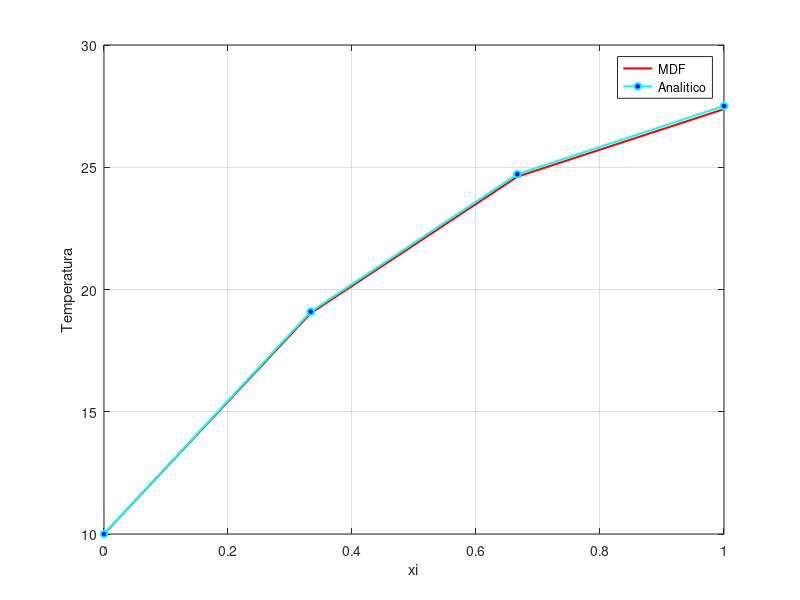

Write the MATLAB code that produced this figure.
% Ejercicio 1. d
clc; clear all;

  L1 = 0;
  L2 = 1;

  T_0 = 10;
  % T_3 = robin ---> aplico aproximación O(dx^2) con nodo ficticio
  h = 0.2;
  T_inf = 50;

  N = 4; % cantidad de puntos
  dx = (L2 - L1)/(N-1);

  k = 1;
  G = 50;
  c = 1;

  % Armar matriz 'K'
  K = diag(-ones(N-1,1), -1) + diag((2 + (c*dx^2)/k)*ones(N,1)) + diag(-ones(N-1,1), 1)

  % Armar vector 'f'
  f = zeros(N,1);
  f(2:N-1) = G/k * (dx)^2;

  % Aplicar condición de borde
  f(1) = T_0;
  f(end) = G/k * (dx)^2 + 2 * dx * h * T_inf/k;
  disp("\n")
  f

  % Aplicar condición de borde
  K(1,1:2) = [1 0];
  K(end, end-1:end) = [-2, (2*(1 + dx*h) + c*dx^2)];
  disp("\nMatriz 'K' final:")
  disp(K)

  % Resolver sistema:
  T = K\f;
  disp("\nSolución a la ecuación diferencial por Diferencias Finitas:")
  disp(T)


  % Solución analítica:
  x_a = linspace(L1, L2, N)';
  T_a = @(x) -36.6897*exp(-x) - 3.3103*exp(x) + 50;

  disp("\nSolución analítica:")
  disp(T_a(x_a))

  figure(1, 'name', "Grafico comparación")
  plot(x_a, T, 'linewidth', 1.5, 'r-')
  grid on; hold on;
  plot(x_a, T_a(x_a), 'ko-', 'markersize', 5, 'markerfacecolor', 'b', 'linewidth', 1.5, 'color', 'c')

  ylabel("Temperatura")
  xlabel(" xi ")
  legend("MDF", "Analitico")
